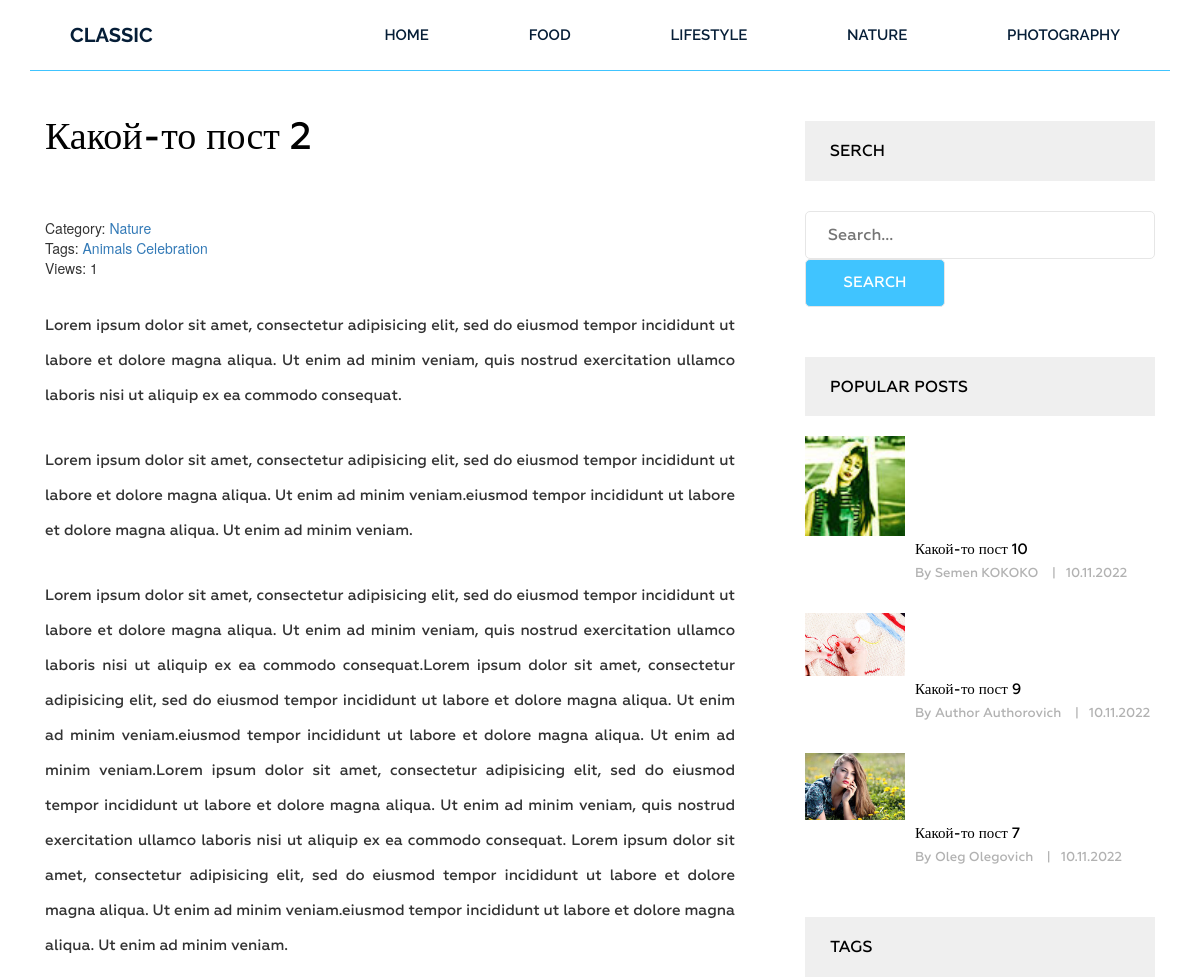
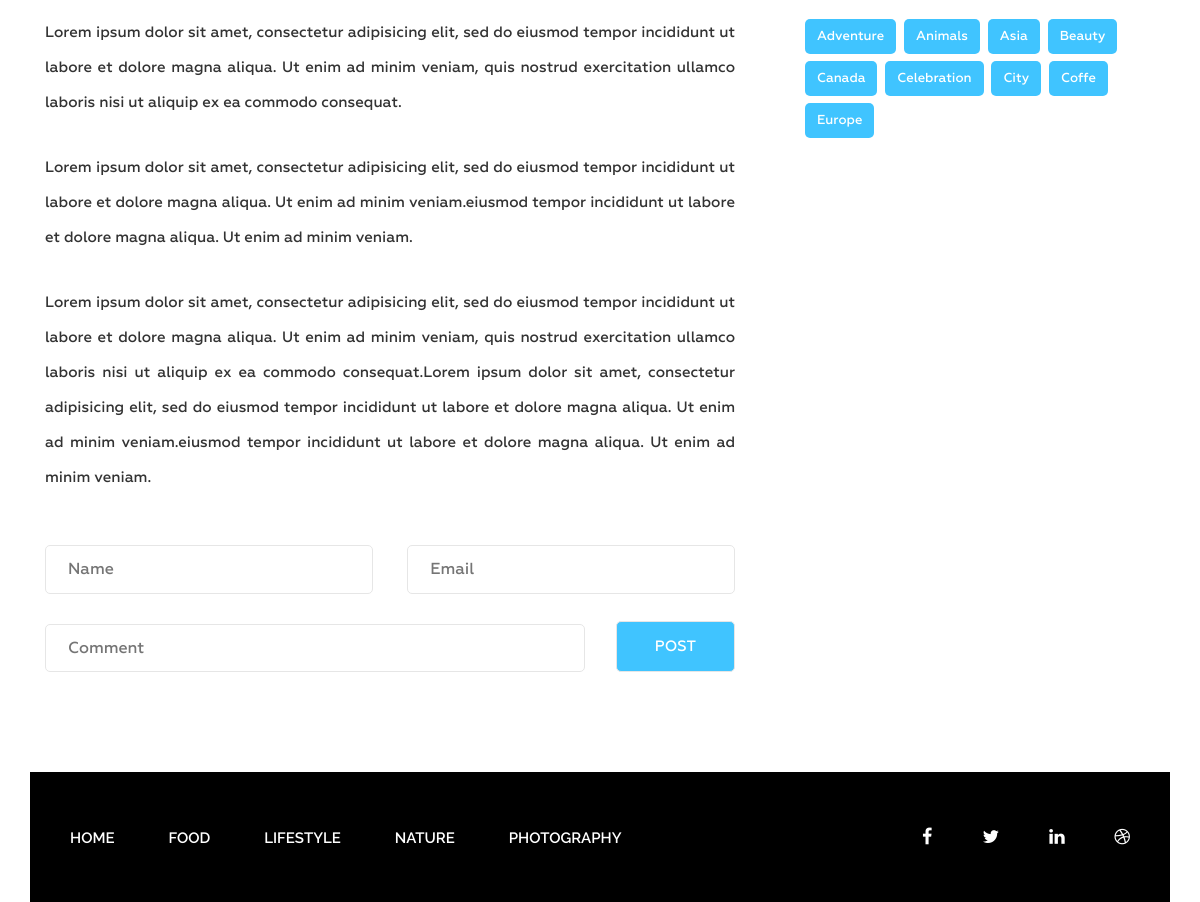
The app's page /post/kakoj-to-post-2/ with its own data (2 pictures, top to bottom).
### blog/models.py (models this page shows, shortened)
class Category(models.Model):
    title = models.CharField(max_length=255)
    slug = models.SlugField(max_length=255, verbose_name='Url_category', unique=True)
    def __str__(self):
        return self.title
    def get_absolute_url(self):
        return reverse('category', kwargs={'slug': self.slug})
    class Meta:
        verbose_name = 'Категория'
        verbose_name_plural = 'Категории'
        ordering = ['title']

class Post(models.Model):
    title = models.CharField(max_length=255)
    slug = models.SlugField(max_length=255, verbose_name='Url', unique=True)
    author = models.CharField(max_length=100)
    content = models.TextField(blank=True)
    created_at = models.DateTimeField(auto_now_add=True, verbose_name='Опубликовано')
    photo = models.ImageField(upload_to='photos/%Y/%m/%d/', blank=True)
    views = models.IntegerField(default=0, verbose_name='Кол-во просмотров')
    category = models.ForeignKey(Category, on_delete=models.PROTECT, related_name='posts')
    tags = models.ManyToManyField(Tag, blank=True, related_name='posts')
    def get_absolute_url(self):
        return reverse('post', kwargs={'slug': self.slug})
    class Meta:
        ordering = ['-created_at']
        verbose_name = 'Статья(ю)'
        verbose_name_plural = 'Статьи'

class Tag(models.Model):
    title = models.CharField(max_length=50)
    slug = models.SlugField(max_length=50, verbose_name='Url_tag', unique=True)
    def get_absolute_url(self):
        return reverse('tag', kwargs={'slug': self.slug})
    class Meta:
        ordering = ['title']
        verbose_name = 'Тэг'
        verbose_name_plural = 'Тэги'

### blog/views.py (the view)
# urls.py: path('post/<str:slug>/', GetPost.as_view(), name='post'),
class GetPost(DetailView):
    model = Post
    template_name = 'blog/single.html'
    context_object_name = 'post'
    def get_context_data(self, *, object_list=None, **kwargs):
        context = super().get_context_data(**kwargs)
        self.object.views = F('views') + 1
        self.object.save()
        self.object.refresh_from_db()
        return context

### blog/templatetags/menu.py (called while the page is built)
@register.inclusion_tag('blog/menu_tpl.html')
def show_menu(menu_class='menu'):
    categories = Category.objects.all()
    return {'categories': categories, 'menu_class': menu_class}

### blog/templatetags/sidebar.py (called while the page is built)
@register.inclusion_tag('blog/popular_posts_tpl.html')
def get_popular(cnt=3):
    posts = Post.objects.order_by('-views')[:cnt]
    return {'posts': posts}

@register.inclusion_tag('blog/tags_tpl.html')
def get_tags():
    tags = Tag.objects.all()
    return {'tags': tags}

### blog/templates/blog/single.html (shortened to what this page needs)
{% extends 'base.html' %}
{% load static %}
{% load sidebar %}
{% block content %}
<section class="single-blog-area">
            <div class="container">
                <div class="row">
                   <div class="col-md-12">
                    <div class="border-top">
                        <div class="col-md-8">
                        <div class="blog-area">
                            <div class="blog-area-part">
                                <h2>{{ post.title }}</h2>
                                <div>
                                    <span>Category: <a href="{{ post.category.get_absolute_url }}">{{ post.category }}</a></span>
                                    <br>
                                    {% if post.tags.exists %}
                                        <span>
                                            Tags:
                                            {% for tag in post.tags.all %}
                                                <a href="{{ tag.get_absolute_url }}">{{ tag.title }}</a>
                                            {% endfor %}
                                        </span>
                                    <br>
                                    <span>Views: {{ post.views }}</span>
                                    {% endif %}
                                </div>
                                <div class="for-style">
                                    {{ post.content|safe }}
                                </div>
                            </div>
                            <form action="#" method="get">
                                <div class="name">
                                    <input type="text" name="" id="" placeholder="Name" class="name">
                                </div>
                                <div class="email">
                                    <input type="email" name="" id="" placeholder="Email" class="email">
                                </div>
                                <div class="comment">
                                    <input type="text" name="" id="" placeholder="Comment" class="comment">
                                </div>
                                <div class="post">
                                    <input type="submit" value="Post">
                                </div>
                            </form>
                        </div>
                    </div>
                    <div class="col-md-4">
                        <div class="newsletter">
                            <h2 class="sidebar-title">Serch</h2>
                            <form action="{% url 'search' %}" method="get">
                                <input type="text" name="s"  placeholder="Search...">
                                <input type="submit" value="Search">
                            </form>
                        </div>
                        {% get_popular 3 %}
                        {% get_tags %}
                    </div>
                    </div>
                    </div>
                </div>
            </div>
        </section>
{% endblock %}

### templates/base.html (shortened to what this page needs)
{% load static %}
{% load cache %}
<!DOCTYPE html>
<html lang="en">
<head>
    <link rel="stylesheet" href="{% static 'css/bootstrap.css' %}">
    <link rel="stylesheet" href="{% static 'css/font-awesome.min.css' %}">
    <link rel="stylesheet" href="{% static 'css/owl.carousel.min.css' %}">
    <link rel="stylesheet" href="{% static 'css/owl.theme.default.min.css' %}">
    <link rel="stylesheet" href="{% static 'style.css' %}">
    <link rel="stylesheet" href="{% static 'responsive.css' %}">
</head>
<body>
    <div class="wrapper">
        {% cache 20 header %}
        {% include 'inc/_header.html' %}
        {% endcache %}
        {% block content %} {% endblock %}
        {% cache 20 footer %}
        {% include 'inc/_footer.html' %}
        {% endcache %}
    </div>
</body>
</html>

### templates/inc/_header.html
{% load menu %}
<header class="header">
    <div class="container">
        <div class="row">
            <div class="col-md-2">
                <div class="logo">
                    <h2><a href="#">Classic</a></h2>
                </div>
            </div>
            <div class="col-md-10">
                {% show_menu %}
            </div>
        </div>
    </div>
</header>

### blog/templates/blog/popular_posts_tpl.html
<h2 class="sidebar-title">Popular posts</h2>
<div class="grid">
    {% for post in posts%}
    <div class="portfolio-item popular">
        {% if post.photo %}
        <img src="{{ post.photo.url }}" alt="{{ post.title }}">
        {% else %}
        <img src="https://picsum.photos/id/1060/300/235/?blur=2" alt="{{ post.title }}">
        {% endif %}
        <div class="portfolio-text">
            <h5><a href="{{ post.get_absolute_url }}">{{ post.title }}</a></h5>
            <p>By {{ post.author }} <span>|</span>{{ post.created_at|date:"d.m.Y"}}</p>
        </div>
    </div>
    {% endfor %}
</div>

### templates/inc/_footer.html
{% load menu %}
<footer class="footer">
    <div class="container">
        <div class="row">
            <div class="col-md-12">
                <div class="footer-bg">
                    <div class="row">
                        <div class="col-md-9">
                            {% show_menu 'footer-menu' %}
                        </div>
                        <div class="col-md-3">
                            <div class="footer-icon">
                                <p><a href="#"><i class="fa fa-facebook" aria-hidden="true"></i></a><a href="#"><i
                                        class="fa fa-twitter" aria-hidden="true"></i></a><a href="#"><i
                                        class="fa fa-linkedin" aria-hidden="true"></i></a><a href="#"><i
                                        class="fa fa-dribbble" aria-hidden="true"></i></a></p>
                            </div>
                        </div>
                    </div>
                </div>
            </div>
        </div>
    </div>
</footer>

### records on screen
Category: title "FOOD"
Category: title "LIFESTYLE"
Category: title "NATURE"
Category: title "PHOTOGRAPHY"
Post: title "Какой-то пост 2", category "Nature", views "1", content "Lorem ipsum dolor sit amet, consectetur adipisicing elit, sed do eiusmod tempor incididunt ut labore et dolore magna aliqua. Ut enim ad minim veniam, quis nostrud exercitation ullamco laboris nisi ut aliquip ex ea commodo consequat. Lorem ipsum dolor sit amet, consectetur adipisicing elit, sed do eiusmod tempor incididunt ut labore et dolore magna aliqua. Ut enim ad minim veniam.eiusmod tempor incididunt ut labore et dolore magna aliqua. Ut enim ad minim veniam. Lorem ipsum dolor sit amet, consectetur adipisicing elit, sed do eiusmod tempor incididunt ut labore et dolore magna aliqua. Ut enim ad minim veniam, quis nostrud exercitation ullamco laboris nisi ut aliquip ex ea commodo…"
Tag: title "Animals"
Tag: title "Celebration"
Post: photo (picture), title "Какой-то пост 10", author "Semen KOKOKO", created_at "10.11.2022"
Post: photo (picture), title "Какой-то пост 9", author "Author Authorovich", created_at "10.11.2022"
Post: photo (picture), title "Какой-то пост 7", author "Oleg Olegovich", created_at "10.11.2022"
Tag: title "Adventure"
Tag: title "Asia"
Tag: title "Beauty"
Tag: title "Canada"
Tag: title "City"
Tag: title "Coffe"
Tag: title "Europe"
